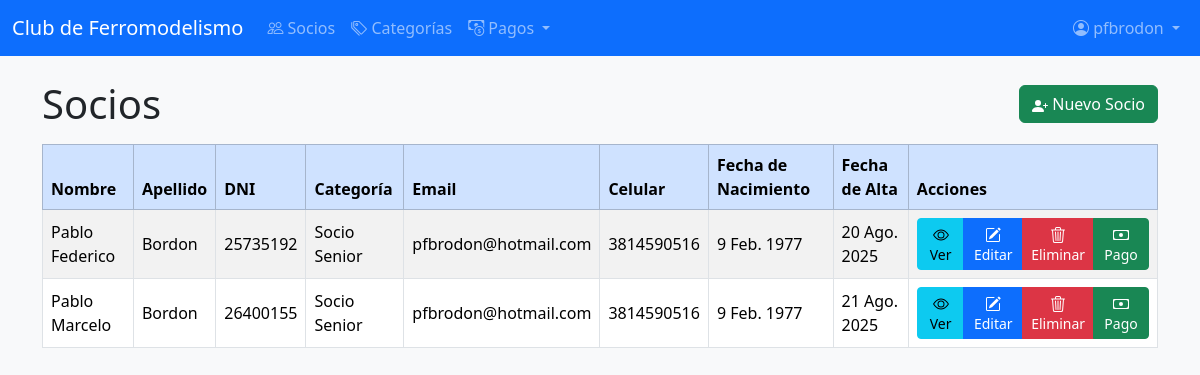
Page /socios/ (signed in) on the earlier database version.
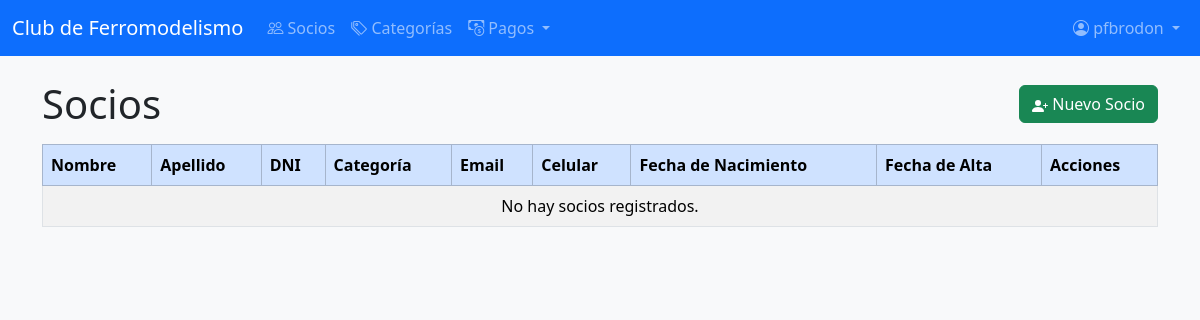
Same page on the later database version.
### socios/models.py (models this page shows, shortened)
class Socio(models.Model):
    usuario = models.OneToOneField(User, on_delete=models.CASCADE, related_name='socio', null=True, blank=True)
    nombre = models.CharField(max_length=50)
    apellido = models.CharField(max_length=50)
    direccion = models.CharField(max_length=200)
    dni = models.CharField(max_length=20, unique=True)
    categoria = models.ForeignKey(Categoria, on_delete=models.PROTECT, related_name='socios', null=True)
    email = models.EmailField()
    celular = models.CharField(max_length=20)
    fecha_nacimiento = models.DateField()
    fecha_alta = models.DateField(auto_now_add=True)
    es_administrador = models.BooleanField(default=False)
    def get_estado_pagos(self):
        hoy = timezone.now().date()
        mes_actual = hoy.month
        anio_actual = hoy.year
        pago_mes_actual = self.pagos.filter(
            fecha_pago__month=mes_actual,
            fecha_pago__year=anio_actual
        ).exists()
        if pago_mes_actual:
            return "Al día"
        tres_meses_atras = hoy - datetime.timedelta(days=90)
        pagos_recientes = self.pagos.filter(
            fecha_pago__gte=tres_meses_atras
        ).exists()
        if pagos_recientes:
            return "Con atraso"
        return "Moroso"
    class Meta:
        verbose_name = "Socio"
        verbose_name_plural = "Socios"

class Categoria(models.Model):
    nombre = models.CharField(max_length=50, unique=True)
    descripcion = models.TextField(blank=True, null=True)
    def __str__(self):
        return self.nombre
    class Meta:
        verbose_name = "Categoría"
        verbose_name_plural = "Categorías"

### socios/views.py (the view)
# urls.py: path('', SocioListView.as_view(), name='listar'),
class SocioListView(LoginRequiredMixin, EsAdministradorMixin, ListView):
    model = Socio
    template_name = 'socios/socio_list.html'
    context_object_name = 'socios'
    login_url = 'socios:login'
    def get_context_data(self, **kwargs):
        context = super().get_context_data(**kwargs)
        for socio in context['socios']:
            socio.estado = socio.get_estado_pagos()
        return context

### socios/views.py (called while the page is built)
    def test_func(self):
        if self.request.user.is_superuser:
            return True
        if hasattr(self.request.user, 'socio'):
            return self.request.user.socio.es_administrador
        return False

### socios/templates/socios/socio_list.html (shortened to what this page needs)
{% extends 'base.html' %}
{% block content %}
<div class="d-flex justify-content-between align-items-center mb-3">
  <h1 class="mb-0">Socios</h1>
  <a href="{% url 'socios:crear' %}" class="btn btn-success">
    Nuevo Socio
  </a>
</div>
<div class="table-responsive">
  <table class="table table-striped table-bordered align-middle">
      <thead class="table-primary">
          <tr>
              <th>Nombre</th>
              <th>Apellido</th>
              <th>DNI</th>
              <th>Categoría</th>
              <th>Email</th>
              <th>Celular</th>
              <th>Fecha de Nacimiento</th>
              <th>Fecha de Alta</th>
              <th>Acciones</th>
          </tr>
      </thead>
      <tbody>
      {% for socio in socios %}
          <tr>
              <td>{{ socio.nombre }}</td>
              <td>{{ socio.apellido }}</td>
              <td>{{ socio.dni }}</td>
              <td>{{ socio.categoria }}</td>
              <td>{{ socio.email }}</td>
              <td>{{ socio.celular }}</td>
              <td>{{ socio.fecha_nacimiento }}</td>
              <td>{{ socio.fecha_alta }}</td>
              <td>
                  <div class="btn-group" role="group">
                      <a href="{% url 'socios:detalle_socio' socio.pk %}" class="btn btn-sm btn-info" title="Ver detalle">
                          Ver
                      </a>
                      <a href="{% url 'socios:editar' socio.pk %}" class="btn btn-sm btn-primary" title="Editar">
                          Editar
                      </a>
                      <a href="{% url 'socios:eliminar' socio.pk %}" class="btn btn-sm btn-danger" title="Eliminar">
                          Eliminar
                      </a>
                      <a href="{% url 'socios:crear_pago' socio.pk %}" class="btn btn-sm btn-success" title="Registrar pago">
                          Pago
                      </a>
                  </div>
              </td>
          </tr>
      {% empty %}
          <tr><td colspan="9" class="text-center">No hay socios registrados.</td></tr>
      {% endfor %}
      </tbody>
  </table>
</div>
{% endblock %}

Differences in the rows shown:
removed Socio: nombre "Pablo Federico", apellido "Bordon", dni "25735192", categoria "Socio Senior", email "pfbrodon@hotmail.com", celular "3814590516", fecha_nacimiento "9 Feb. 1977", fecha_alta "20 Ago. 2025"
removed Socio: nombre "Pablo Marcelo", apellido "Bordon", dni "26400155", categoria "Socio Senior", email "pfbrodon@hotmail.com", celular "3814590516", fecha_nacimiento "9 Feb. 1977", fecha_alta "21 Ago. 2025"
Other differences:
text now shown: "No hay socios registrados."
